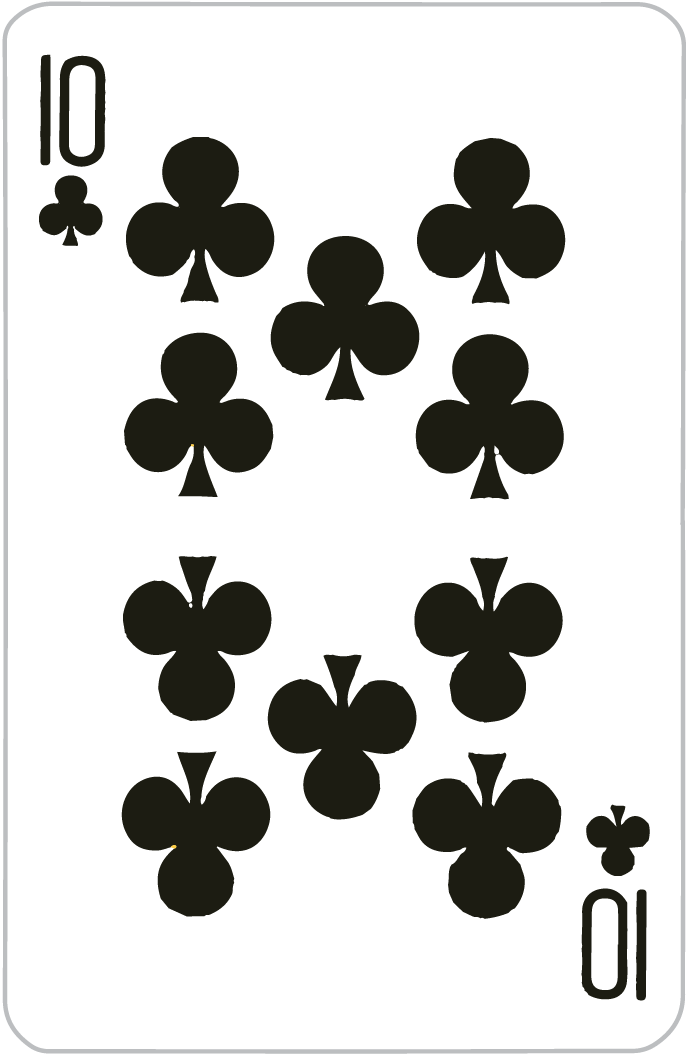
#> input picture ia-angular/src/assets/images/10C.png, 691 x 1056 px; its folder holds only this picture in this run
$ python -i heartydiamons.py   (imports and definitions only)
#> lines starting #> are read from the running program, lines starting #| are printed output that depends on the picture
import cv2
import numpy as np
import random
from PIL import Image, ImageEnhance, ImageFilter, UnidentifiedImageError
import os

def augment_specific_style(image_path, output_folder, num_variations=30, is_diamond=False):
#> called with image_path = '../ia-angular/src/assets/images/10C.png', output_folder = 'out.png', num_variations = 30, is_diamond = False
    try:
        img = Image.open(image_path)
#> img is the input picture: PIL image 691x1056 RGBA; mean R, G, B, A 205.4, 205.5, 203.4, 249.9
    except UnidentifiedImageError:
        print(f"Archivo no válido (no es una imagen): {image_path}")
        return

    for i in range(num_variations):
        augmented_img = img.copy()

        # Rotación aleatoria entre -20 y +20 grados
        angle = random.uniform(-20, 20)
        augmented_img = augmented_img.rotate(angle)

        # Ajuste de brillo aleatorio entre 0.7 y 1.6 para corazones y 0.5 a 1.4 para diamantes
        enhancer = ImageEnhance.Brightness(augmented_img)
        if is_diamond:
            augmented_img = enhancer.enhance(random.uniform(0.5, 1.4))
        else:
            augmented_img = enhancer.enhance(random.uniform(0.7, 1.6))

        # Ajuste de contraste con diferencias entre corazones y diamantes
        enhancer = ImageEnhance.Contrast(augmented_img)
        if is_diamond:
            augmented_img = enhancer.enhance(random.uniform(0.6, 1.3))
        else:
            augmented_img = enhancer.enhance(random.uniform(0.8, 1.5))

        # Desenfoque aleatorio
        if random.choice([True, False]):
            augmented_img = augmented_img.filter(ImageFilter.GaussianBlur(radius=random.uniform(0.5, 2)))

        # Variación de color ligera para destacar
        if not is_diamond:
            enhancer = ImageEnhance.Color(augmented_img)
            augmented_img = enhancer.enhance(random.uniform(1.1, 1.3))

        # Conversión a OpenCV para transformaciones adicionales
        augmented_img_cv = cv2.cvtColor(np.array(augmented_img), cv2.COLOR_RGB2BGR)

        # Agregar ruido aleatorio
        if random.choice([True, False]):
            noise = np.random.normal(0, 10, augmented_img_cv.shape)
            augmented_img_cv = cv2.add(augmented_img_cv, noise.astype(np.uint8))

        # Distorsión de perspectiva
        rows, cols, _ = augmented_img_cv.shape
        pts1 = np.float32([[0, 0], [cols, 0], [0, rows], [cols, rows]])
        shift_x = random.randint(-15, 15)
        shift_y = random.randint(-15, 15)
        pts2 = np.float32([
            [shift_x, shift_y],
            [cols - shift_x, shift_y],
            [shift_x, rows - shift_y],
            [cols - shift_x, rows - shift_y]
        ])
        M = cv2.getPerspectiveTransform(pts1, pts2)
        augmented_img_cv = cv2.warpPerspective(augmented_img_cv, M, (cols, rows))

        # Convertir de nuevo a PIL para guardar
        augmented_img_final = Image.fromarray(cv2.cvtColor(augmented_img_cv, cv2.COLOR_BGR2RGB))

        # Guardar en la misma carpeta que la imagen original
        file_name = os.path.splitext(os.path.basename(image_path))[0]
        output_path = os.path.join(output_folder, f"{file_name}_aug_{i + 1}.png")

        # Asegurar que la imagen se guarde correctamente
        with open(output_path, 'wb') as f:
            augmented_img_final.save(f, format='PNG')
#> this loop made 30 passes
#> pass 1, in augment_specific_style, `augmented_img = augmented_img.rotate(angle)`:
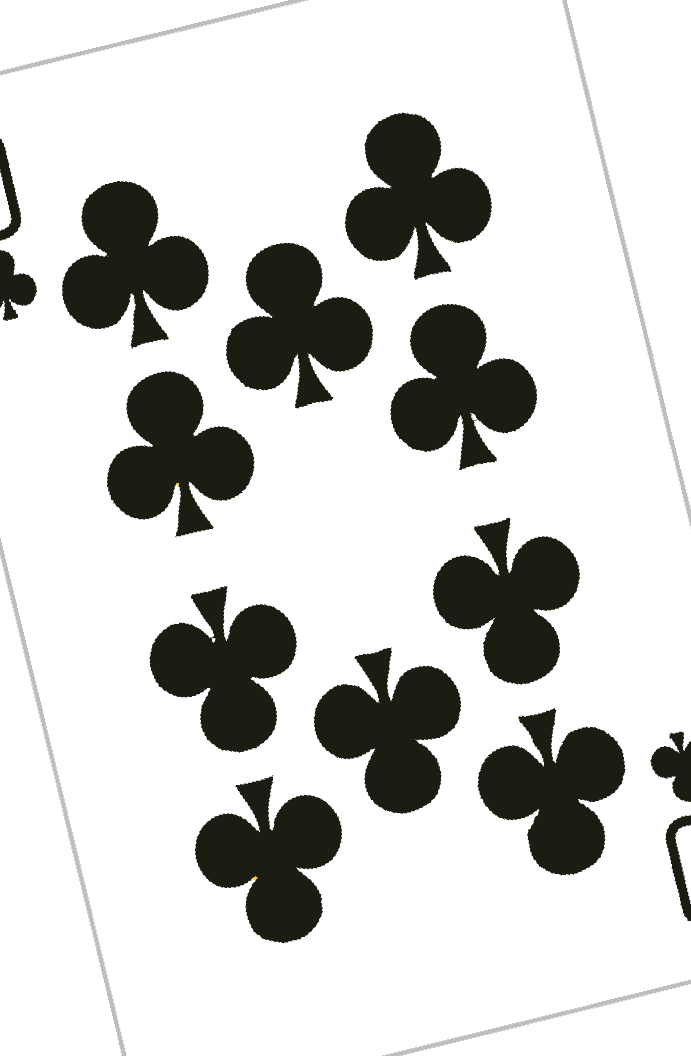
#> augmented_img: PIL image 691x1056 RGBA; mean R, G, B, A 181.3, 181.4, 179.4, 225.9; transparent parts drawn white
#> after the loop:
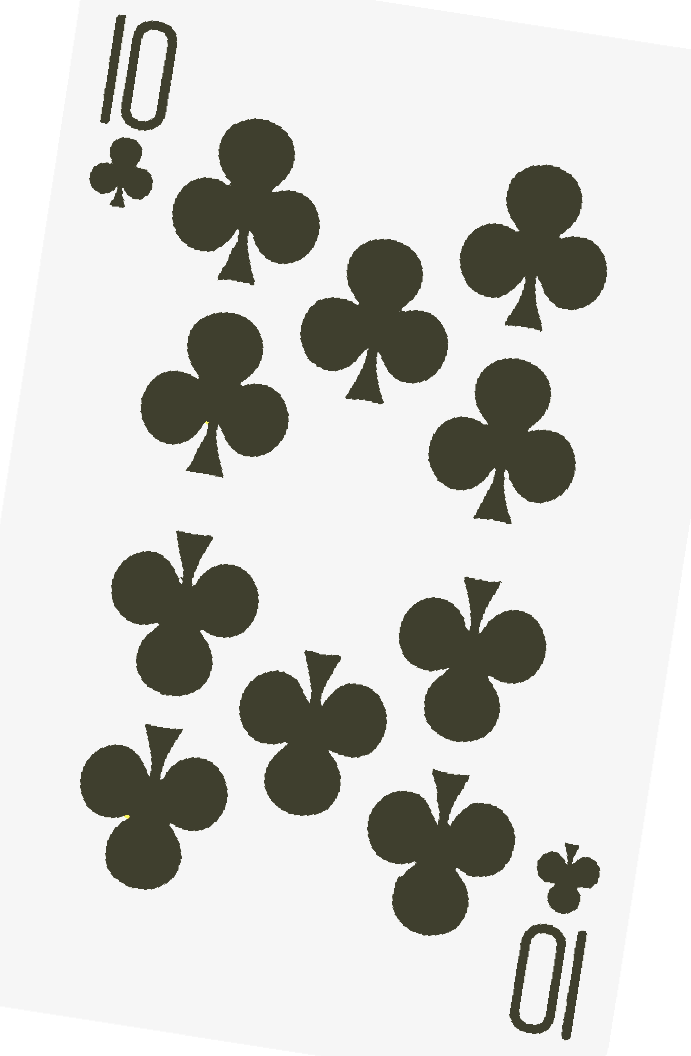
#> augmented_img: PIL image 691x1056 RGBA; mean R, G, B, A 191.5, 191.5, 187.9, 234.2; transparent parts drawn white
#> after the loop:
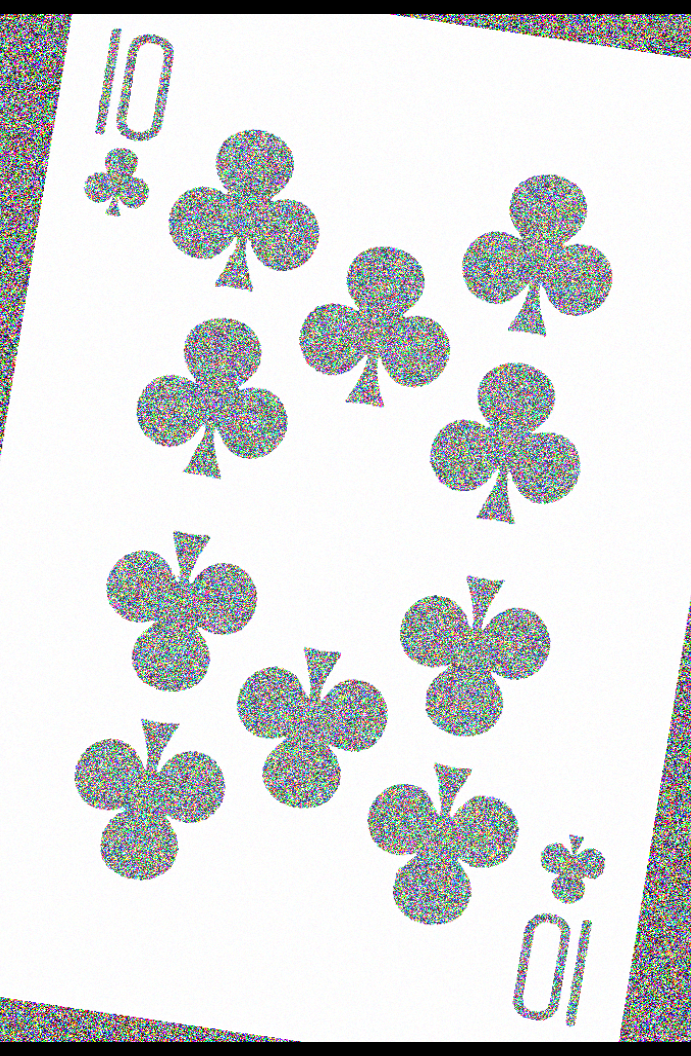
#> augmented_img_cv: shape (1056, 691, 3); mean R, G, B 216.5, 218.5, 218.4
#> after the loop:
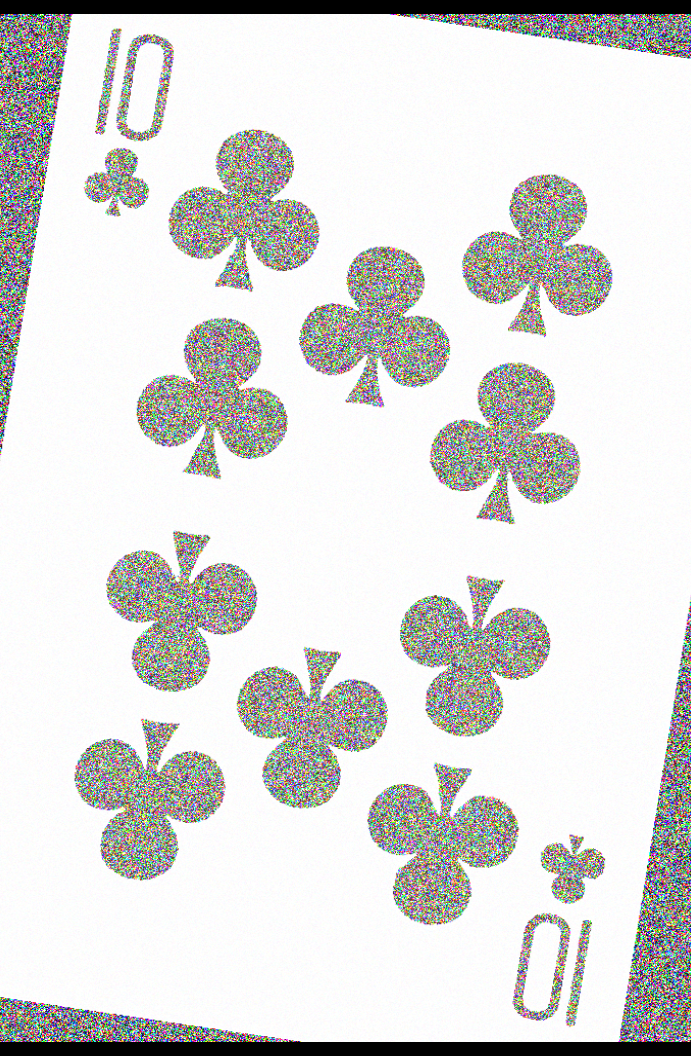
#> augmented_img_final: PIL image 691x1056 RGB; mean R, G, B 218.4, 218.5, 216.5

# Función para aplicar el aumento de datos en corazones y diamantes
def augment_heart_diamond(dataset_folder):
    for subdir, _, files in os.walk(dataset_folder):
        # Selección de variaciones específicas para corazones y diamantes
        is_diamond = 'diamantes' in subdir
        num_variations = 40 if 'corazones' in subdir or is_diamond else 20
        for file in files:
            image_path = os.path.join(subdir, file)
            if not file.lower().endswith(('.png', '.jpg', '.jpeg')):
                continue
            augment_specific_style(image_path, subdir, num_variations=num_variations, is_diamond=is_diamond)

# Ejecutar la función para corazones y diamantes
dataset_folder = 'dataset'
# [1 line not run here, left out]

>>> result = augment_specific_style('../ia-angular/src/assets/images/10C.png', 'out.png')

$ run again, on ia-angular/src/assets/images/2C.png
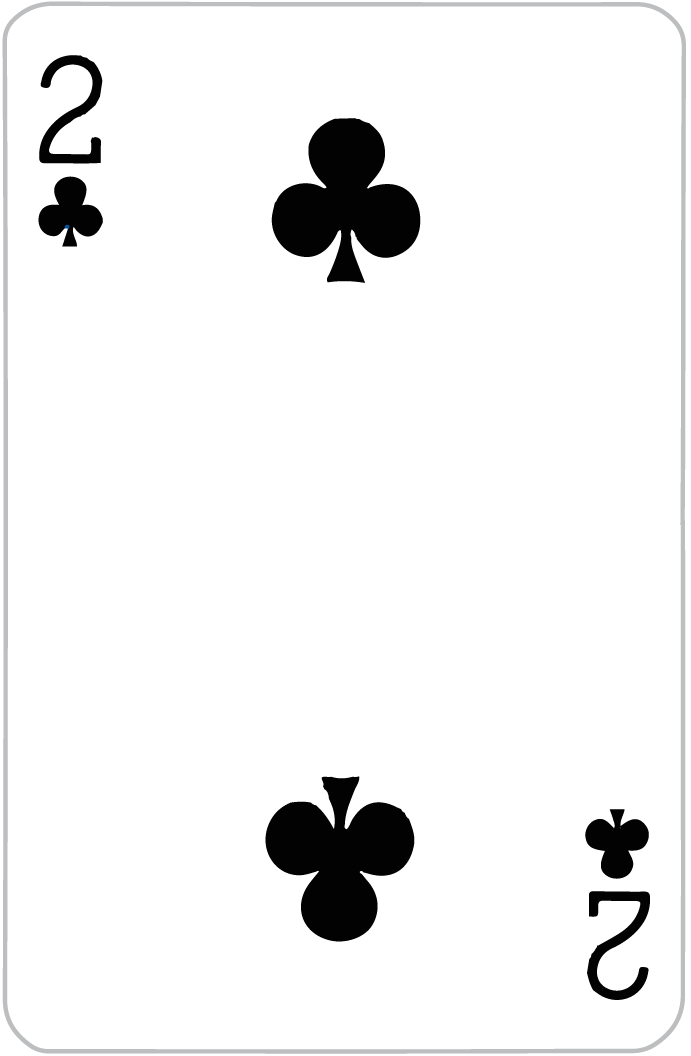
#> input picture ia-angular/src/assets/images/2C.png, 691 x 1056 px
#> in augment_specific_style, img is the input picture: PIL image 691x1056 RGBA; mean R, G, B, A 240.2, 240.2, 240.3, 249.9
#> after the loop in augment_specific_style, `for i in range(num_variations):`:
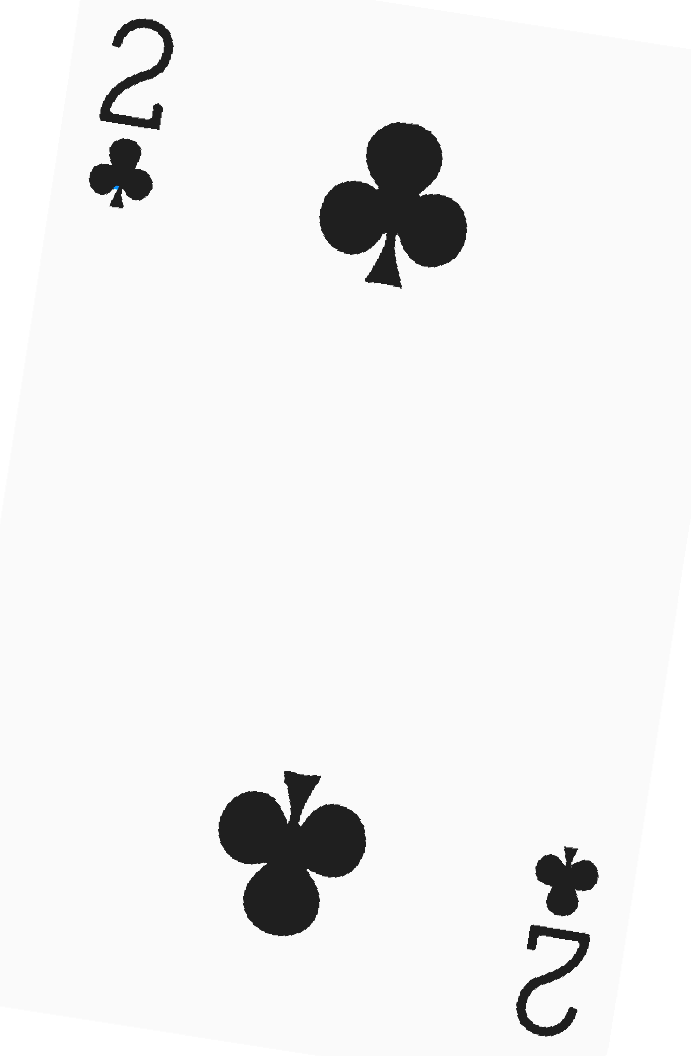
#> augmented_img: PIL image 691x1056 RGBA; mean R, G, B, A 222.4, 222.4, 222.4, 234.2; transparent parts drawn white
#> after the loop in augment_specific_style, `for i in range(num_variations):`:
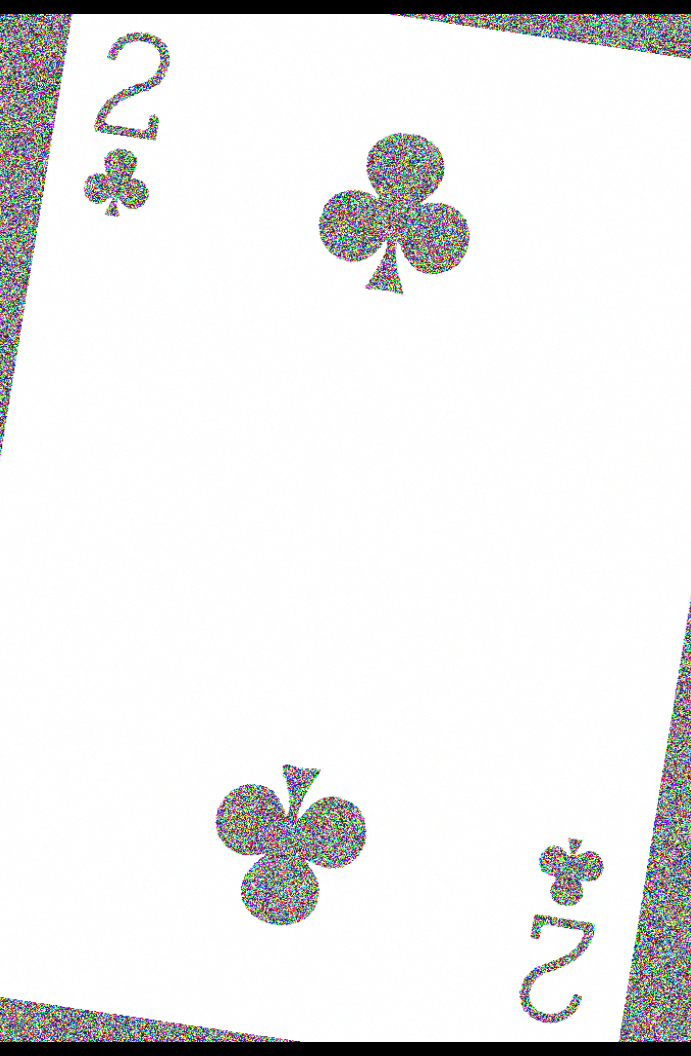
#> augmented_img_final: PIL image 691x1056 RGB; mean R, G, B 234.1, 234.1, 234.1

$ run again, on ia-angular/src/assets/images/4C.png
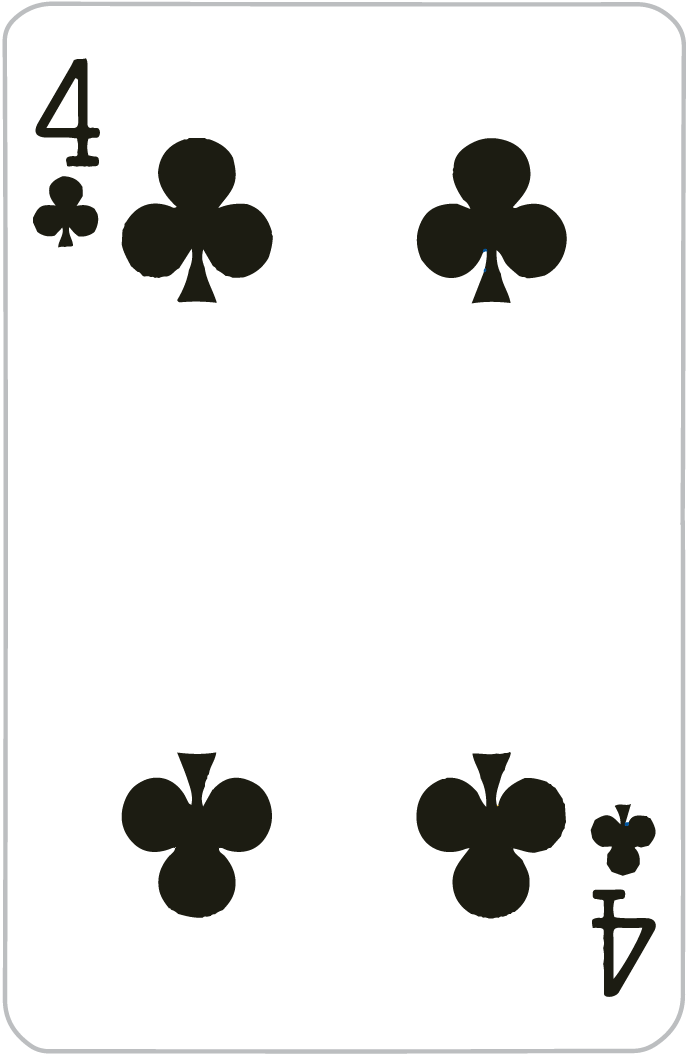
#> input picture ia-angular/src/assets/images/4C.png, 691 x 1056 px
#> in augment_specific_style, img is the input picture: PIL image 691x1056 RGBA; mean R, G, B, A 232.3, 232.4, 231.5, 249.9
#> after the loop in augment_specific_style, `for i in range(num_variations):`:
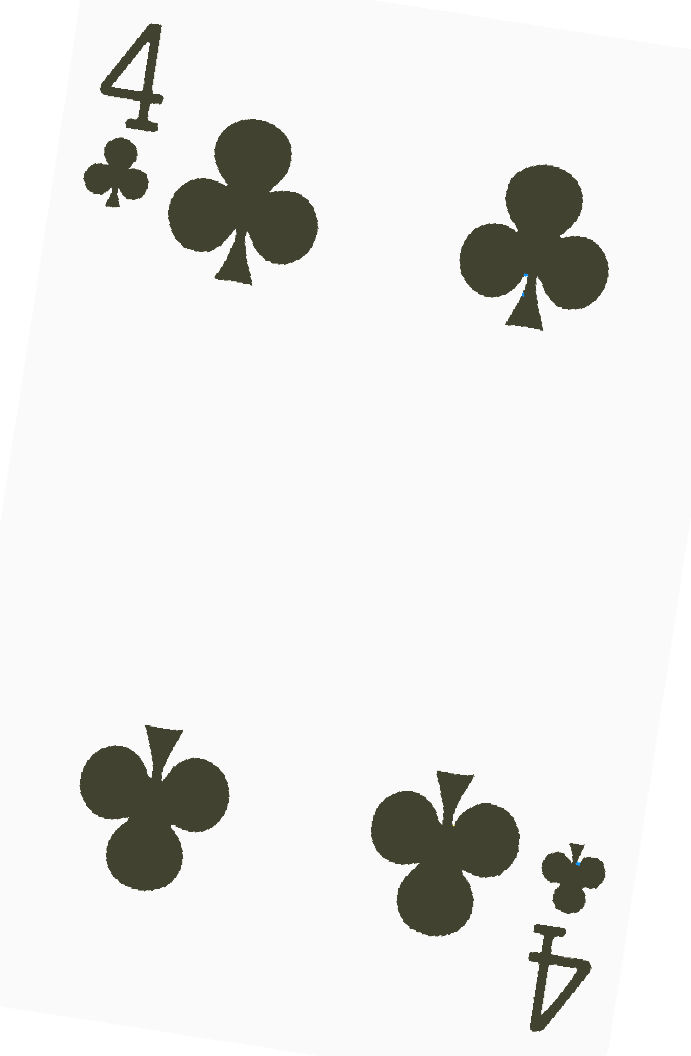
#> augmented_img: PIL image 691x1056 RGBA; mean R, G, B, A 216.8, 216.8, 215.3, 234.2; transparent parts drawn white
#> after the loop in augment_specific_style, `for i in range(num_variations):`:
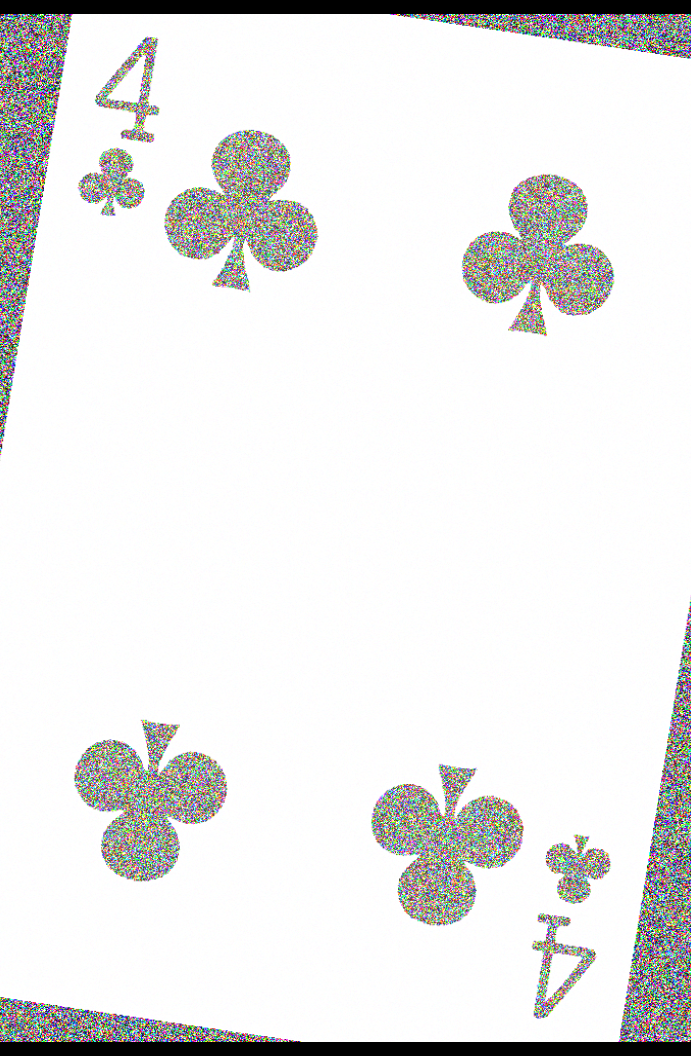
#> augmented_img_final: PIL image 691x1056 RGB; mean R, G, B 231.2, 231.2, 230.4
